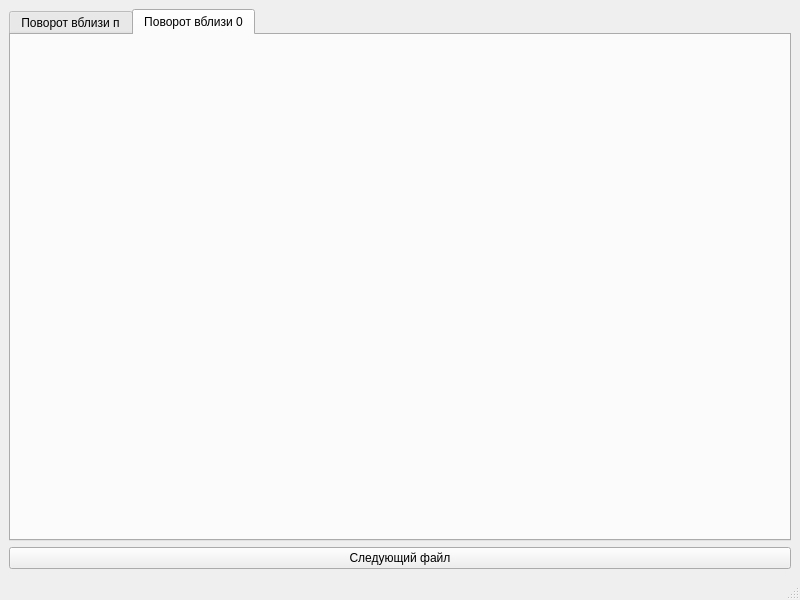
<?xml version="1.0" encoding="UTF-8"?>
<ui version="4.0">
 <class>MainWindow</class>
 <widget class="QMainWindow" name="MainWindow">
  <property name="geometry">
   <rect>
    <x>0</x>
    <y>0</y>
    <width>800</width>
    <height>600</height>
   </rect>
  </property>
  <property name="windowTitle">
   <string>Обучите нейросеть на точки поворота</string>
  </property>
  <widget class="QWidget" name="centralwidget">
   <layout class="QVBoxLayout" name="verticalLayout">
    <item>
     <widget class="QTabWidget" name="tabWidget">
      <property name="currentIndex">
       <number>1</number>
      </property>
      <widget class="QWidget" name="tab">
       <attribute name="title">
        <string>Поворот вблизи п</string>
       </attribute>
      </widget>
      <widget class="QWidget" name="tab_2">
       <attribute name="title">
        <string>Поворот вблизи 0</string>
       </attribute>
      </widget>
     </widget>
    </item>
    <item>
     <widget class="QPushButton" name="pushButton">
      <property name="text">
       <string>Следующий файл</string>
      </property>
     </widget>
    </item>
   </layout>
  </widget>
  <widget class="QMenuBar" name="menubar">
   <property name="geometry">
    <rect>
     <x>0</x>
     <y>0</y>
     <width>800</width>
     <height>21</height>
    </rect>
   </property>
  </widget>
  <widget class="QStatusBar" name="statusbar"/>
 </widget>
 <resources/>
 <connections/>
</ui>
